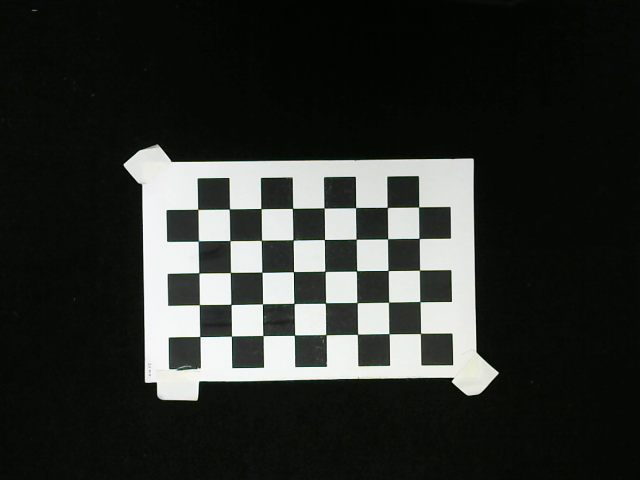
#> input picture HaoYing_v2/CalibrationImageStandard.png, 640 x 480 px, given in place of the camera
$ python EdgeDetection_20230418152409.py
#> lines starting #> are read from the running program, lines starting #| are printed output that depends on the picture; after the words box and inside, x2 and y2 are one past the last pixel; in counts of white or black regions, pixels touching at a corner belong together
import cv2
import numpy as np

cap = cv2.VideoCapture(0)
if not cap.isOpened():
    print("Cannot open camera")
    exit()

while True:
    ret, frame = cap.read()
#> frame is the input picture: shape (480, 640, 3); mean B, G, R 44.8, 48.7, 45.4
    if not ret:
        print("Cannot receive frame")
        break

    img = cv2.cvtColor(frame, cv2.COLOR_BGR2GRAY)

    ## Laplacian()
    Laplace_output = cv2.Laplacian(img, -1, 1, 5)
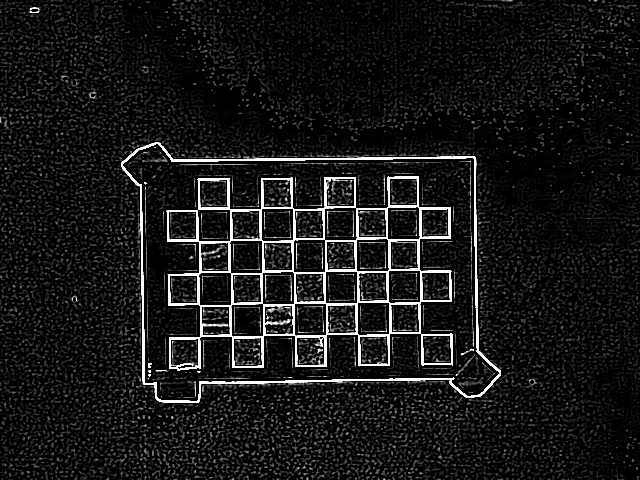
#> Laplace_output: shape (480, 640); min 0, max 255, mean 23.2
    # cv2.imshow("Laplacian", Laplace_output)
    img_out = Laplace_output


    ## Contours process
    element = cv2.getStructuringElement(cv2.MORPH_RECT, (3, 3))
    img_out = cv2.morphologyEx(img_out, cv2.MORPH_CLOSE, element)
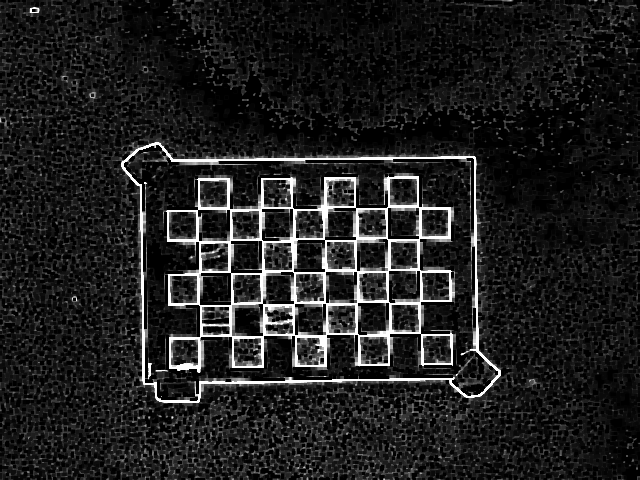
#> img_out: shape (480, 640); min 0, max 255, mean 32.2
    # cv2.imshow("Graph", img_out)
    contours, hierarchy = cv2.findContours(img_out, cv2.RETR_TREE, cv2.CHAIN_APPROX_NONE)
#> contours = 2743 contours, 1538 with area under 20; largest, box (x1, y1, x2, y2) and area: (0, 0, 640, 480) 302968, (177, 70, 300, 142) 2906, (521, 98, 586, 172) 2244, (293, 108, 395, 147) 1484, (387, 103, 466, 142) 1483


    if cv2.waitKey(1) == ord('q'):
#> (key q is pressed here)
        break

cap.release()
cv2.destroyAllWindows()
